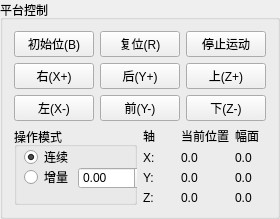
       <widget class="QGroupBox" name="gb_PlatformCtrl">
        <property name="title">
         <string>平台控制</string>
        </property>
        <layout class="QVBoxLayout" name="verticalLayout_2">
         <item>
          <layout class="QGridLayout" name="gridLayout_3">
           <item row="0" column="0">
            <widget class="QPushButton" name="pb_MoveToStartPos">
             <property name="sizePolicy">
              <sizepolicy hsizetype="Preferred" vsizetype="Preferred">
               <horstretch>0</horstretch>
               <verstretch>0</verstretch>
              </sizepolicy>
             </property>
             <property name="text">
              <string>初始位(B)</string>
             </property>
             <property name="autoDefault">
              <bool>false</bool>
             </property>
            </widget>
           </item>
           <item row="0" column="1">
            <widget class="QPushButton" name="pb_ResetPos">
             <property name="sizePolicy">
              <sizepolicy hsizetype="Preferred" vsizetype="Preferred">
               <horstretch>0</horstretch>
               <verstretch>0</verstretch>
              </sizepolicy>
             </property>
             <property name="text">
              <string>复位(R)</string>
             </property>
             <property name="checkable">
              <bool>true</bool>
             </property>
             <property name="autoDefault">
              <bool>false</bool>
             </property>
            </widget>
           </item>
           <item row="0" column="2">
            <widget class="QPushButton" name="pb_StopMoving">
             <property name="enabled">
              <bool>true</bool>
             </property>
             <property name="sizePolicy">
              <sizepolicy hsizetype="Preferred" vsizetype="Preferred">
               <horstretch>0</horstretch>
               <verstretch>0</verstretch>
              </sizepolicy>
             </property>
             <property name="text">
              <string>停止运动</string>
             </property>
             <property name="autoDefault">
              <bool>false</bool>
             </property>
            </widget>
           </item>
           <item row="1" column="0">
            <widget class="QPushButton" name="pb_MoveXP">
             <property name="sizePolicy">
              <sizepolicy hsizetype="Preferred" vsizetype="Preferred">
               <horstretch>0</horstretch>
               <verstretch>0</verstretch>
              </sizepolicy>
             </property>
             <property name="text">
              <string>右(X+)</string>
             </property>
             <property name="autoDefault">
              <bool>false</bool>
             </property>
            </widget>
           </item>
           <item row="1" column="1">
            <widget class="QPushButton" name="pb_MoveYP">
             <property name="sizePolicy">
              <sizepolicy hsizetype="Preferred" vsizetype="Preferred">
               <horstretch>0</horstretch>
               <verstretch>0</verstretch>
              </sizepolicy>
             </property>
             <property name="text">
              <string>后(Y+)</string>
             </property>
             <property name="autoDefault">
              <bool>false</bool>
             </property>
            </widget>
           </item>
           <item row="1" column="2">
            <widget class="QPushButton" name="pb_MoveZP">
             <property name="sizePolicy">
              <sizepolicy hsizetype="Preferred" vsizetype="Preferred">
               <horstretch>0</horstretch>
               <verstretch>0</verstretch>
              </sizepolicy>
             </property>
             <property name="text">
              <string>上(Z+)</string>
             </property>
             <property name="autoDefault">
              <bool>false</bool>
             </property>
            </widget>
           </item>
           <item row="2" column="0">
            <widget class="QPushButton" name="pb_MoveXN">
             <property name="sizePolicy">
              <sizepolicy hsizetype="Preferred" vsizetype="Preferred">
               <horstretch>0</horstretch>
               <verstretch>0</verstretch>
              </sizepolicy>
             </property>
             <property name="text">
              <string>左(X-)</string>
             </property>
             <property name="autoDefault">
              <bool>false</bool>
             </property>
            </widget>
           </item>
           <item row="2" column="1">
            <widget class="QPushButton" name="pb_MoveYN">
             <property name="sizePolicy">
              <sizepolicy hsizetype="Preferred" vsizetype="Preferred">
               <horstretch>0</horstretch>
               <verstretch>0</verstretch>
              </sizepolicy>
             </property>
             <property name="text">
              <string>前(Y-)</string>
             </property>
             <property name="autoDefault">
              <bool>false</bool>
             </property>
            </widget>
           </item>
           <item row="2" column="2">
            <widget class="QPushButton" name="pb_MoveZN">
             <property name="sizePolicy">
              <sizepolicy hsizetype="Preferred" vsizetype="Preferred">
               <horstretch>0</horstretch>
               <verstretch>0</verstretch>
              </sizepolicy>
             </property>
             <property name="text">
              <string>下(Z-)</string>
             </property>
             <property name="autoDefault">
              <bool>false</bool>
             </property>
            </widget>
           </item>
          </layout>
         </item>
         <item>
          <layout class="QHBoxLayout" name="horizontalLayout_2">
           <item>
            <widget class="QGroupBox" name="gb_OperateMode">
             <property name="title">
              <string>操作模式</string>
             </property>
             <widget class="QRadioButton" name="rb_ContinousMove">
              <property name="geometry">
               <rect>
                <x>10</x>
                <y>20</y>
                <width>53</width>
                <height>20</height>
               </rect>
              </property>
              <property name="sizePolicy">
               <sizepolicy hsizetype="Preferred" vsizetype="Fixed">
                <horstretch>0</horstretch>
                <verstretch>0</verstretch>
               </sizepolicy>
              </property>
              <property name="text">
               <string>连续</string>
              </property>
              <property name="checked">
               <bool>true</bool>
              </property>
             </widget>
             <widget class="QRadioButton" name="rb_IncrementalMove">
              <property name="geometry">
               <rect>
                <x>10</x>
                <y>40</y>
                <width>53</width>
                <height>20</height>
               </rect>
              </property>
              <property name="sizePolicy">
               <sizepolicy hsizetype="Preferred" vsizetype="Fixed">
                <horstretch>0</horstretch>
                <verstretch>0</verstretch>
               </sizepolicy>
              </property>
              <property name="text">
               <string>增量</string>
              </property>
             </widget>
             <widget class="QDoubleSpinBox" name="dsb_IncreDis">
              <property name="geometry">
               <rect>
                <x>64</x>
                <y>40</y>
                <width>71</width>
                <height>22</height>
               </rect>
              </property>
              <property name="sizePolicy">
               <sizepolicy hsizetype="Preferred" vsizetype="Fixed">
                <horstretch>0</horstretch>
                <verstretch>0</verstretch>
               </sizepolicy>
              </property>
              <property name="maximum">
               <double>999999.000000000000000</double>
              </property>
             </widget>
             <widget class="QLabel" name="lb_IncreDis">
              <property name="geometry">
               <rect>
                <x>134</x>
                <y>40</y>
                <width>21</width>
                <height>22</height>
               </rect>
              </property>
              <property name="sizePolicy">
               <sizepolicy hsizetype="Preferred" vsizetype="Preferred">
                <horstretch>0</horstretch>
                <verstretch>0</verstretch>
               </sizepolicy>
              </property>
              <property name="minimumSize">
               <size>
                <width>0</width>
                <height>0</height>
               </size>
              </property>
              <property name="text">
               <string>mm</string>
              </property>
             </widget>
            </widget>
           </item>
           <item>
            <layout class="QGridLayout" name="gridLayout_2">
             <item row="0" column="0">
              <widget class="QLabel" name="lb_PlatAxis">
               <property name="text">
                <string>轴</string>
               </property>
              </widget>
             </item>
             <item row="0" column="1">
              <widget class="QLabel" name="lb_PlatCurPos">
               <property name="text">
                <string>当前位置</string>
               </property>
              </widget>
             </item>
             <item row="0" column="2">
              <widget class="QLabel" name="lb_Range">
               <property name="text">
                <string>幅面</string>
               </property>
              </widget>
             </item>
             <item row="1" column="0">
              <widget class="QLabel" name="lb_PlatX">
               <property name="sizePolicy">
                <sizepolicy hsizetype="Preferred" vsizetype="Preferred">
                 <horstretch>0</horstretch>
                 <verstretch>0</verstretch>
                </sizepolicy>
               </property>
               <property name="text">
                <string>X:</string>
               </property>
              </widget>
             </item>
             <item row="1" column="1">
              <widget class="QLabel" name="lb_PlatCurPosValX">
               <property name="text">
                <string>0.0</string>
               </property>
              </widget>
             </item>
             <item row="1" column="2">
              <widget class="QLabel" name="lb_RangeValX">
               <property name="text">
                <string>0.0</string>
               </property>
              </widget>
             </item>
             <item row="2" column="0">
              <widget class="QLabel" name="lb_PlatY">
               <property name="text">
                <string>Y:</string>
               </property>
              </widget>
             </item>
             <item row="2" column="1">
              <widget class="QLabel" name="lb_PlatCurPosValY">
               <property name="text">
                <string>0.0</string>
               </property>
              </widget>
             </item>
             <item row="2" column="2">
              <widget class="QLabel" name="lb_RangeValY">
               <property name="text">
                <string>0.0</string>
               </property>
              </widget>
             </item>
             <item row="3" column="0">
              <widget class="QLabel" name="lb_PlatZ">
               <property name="text">
                <string>Z:</string>
               </property>
              </widget>
             </item>
             <item row="3" column="1">
              <widget class="QLabel" name="lb_PlatCurPosValZ">
               <property name="text">
                <string>0.0</string>
               </property>
              </widget>
             </item>
             <item row="3" column="2">
              <widget class="QLabel" name="lb_RangeValZ">
               <property name="text">
                <string>0.0</string>
               </property>
              </widget>
             </item>
            </layout>
           </item>
          </layout>
         </item>
        </layout>
       </widget>
